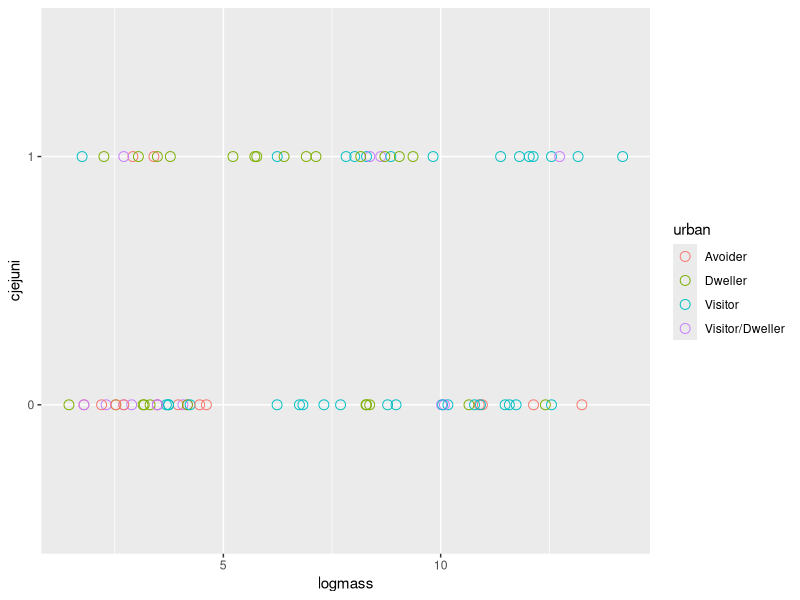

R code for this plot: (Note: this script raises an error after producing the figure.)
rm(list=ls())

#loads packages
library(tidyverse)
library(tidyr)
library(ggplot2)
library(emmeans)
library(effects)
library(MASS)

#creates dataframe from csv file
campy <- read.csv('campylobacterreview_data.csv')
na.exclude(campy)
head(campy)
campy

campy$logmass <-log(campy$mass)

campy$cjejuni <- as.factor(campy$cjejuni)

plot1 <- campy %>%
filter(!is.na(cjejuni)) %>%
  ggplot(aes(x=logmass, y=cjejuni, color=urban)) +
  geom_point(size=3, shape=1)
plot1

#glm for cjejuni presence/absence as predicted by logmass and urban adaptation
glm1 = glm(cjejuni~mass+urban,data=campy, family="binomial");
summary(glm1)

#
campy.new=expand.grid(mass=seq(from = min(campy$mass),to = max(campy$mass), length.out = 100),
                    urban = unique(campy$urban))
campy.new

predict(glm1,newdata = campy.new)

campy.new$yhat  = predict(glm1,type="response",newdata = campy.new)
campy$yhat2 = predict(glm1,type="response")
head(campy.new)


hist(campy$mass)
